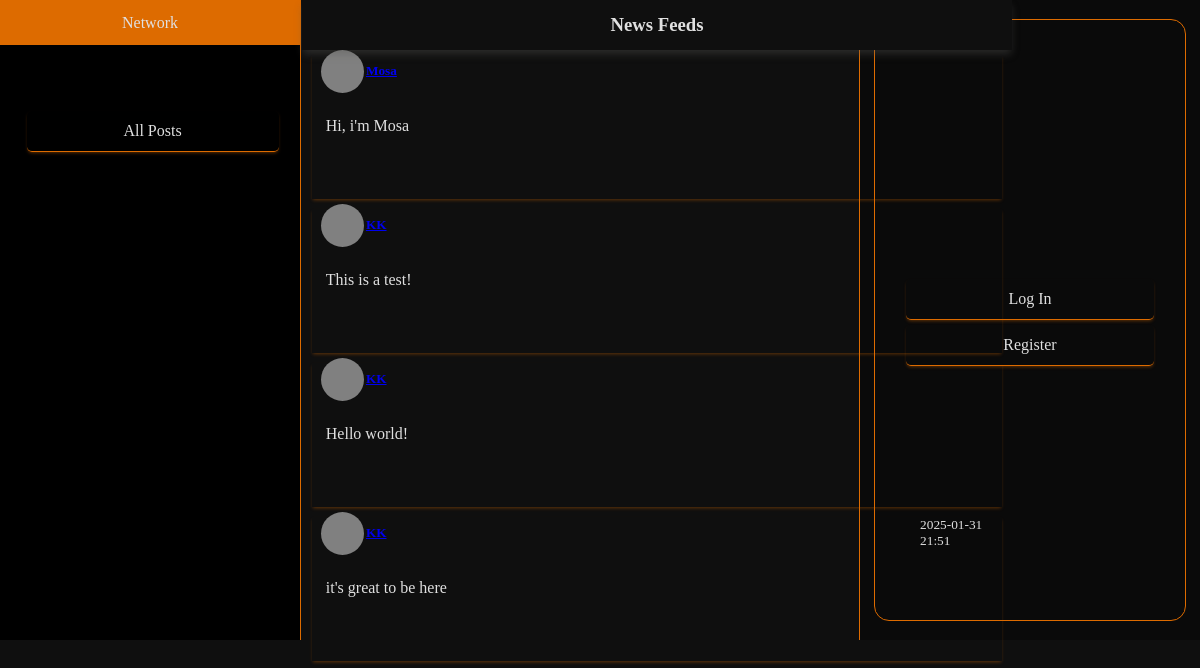
/, run on an earlier commit of the app's database.
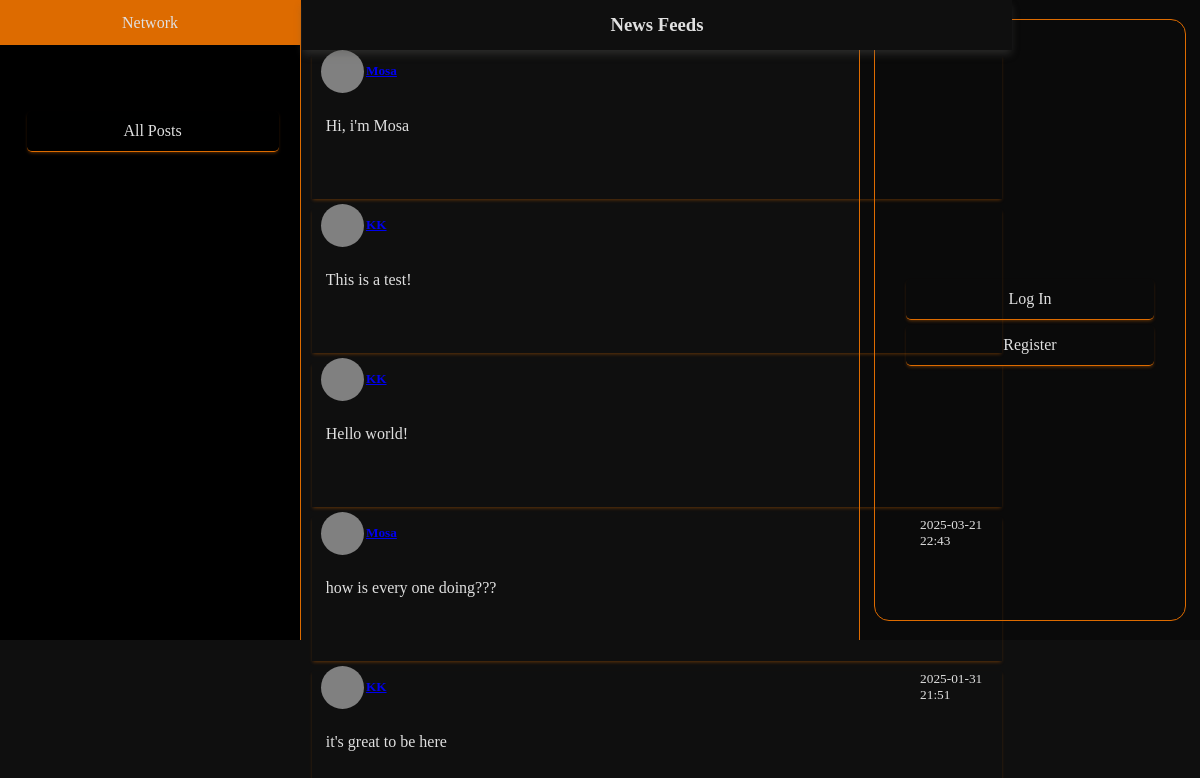
And on a later commit of the database.
### network/models.py (models this page shows, shortened)
class Post(models.Model):
    poster = models.ForeignKey(User, on_delete=models.CASCADE, related_name="user")
    content = models.CharField(max_length=800)
    timestamp = models.DateTimeField(auto_now_add=False)

### network/views.py (the view)
# urls.py: path("", views.index, name="index"),
def index(request):
    allPosts = Post.objects.all()
    sortedPosts = allPosts.order_by('-timestamp')
    return render(request, "network/index.html",{"allPosts":sortedPosts})

### network/templates/network/index.html (shortened to what this page needs)
{% extends "network/layout.html" %}
{% block body %}
<div class="feed-container">
    <div class="feeds-heading">
        <h3 class="feeds-title">News Feeds</h3>
    </div>
    {% for post in allPosts %}
        <div class="post-container">
            <div class="post-header">
                <a href="{% url 'profile' poster=post.poster.id %}" class="poster-container">
                    <div class="poster-img"></div>
                    <div class="poster-name"><h5>{{post.poster}}</h5></div>
                </a>
                <div class="post-time"><small id="timestamp-{{post.id}}">{{post.timestamp|date:"Y-m-d H:i"}}</small></div>
            </div>
            <div class="post-body">
                <p class="post-content" id="content-{{post.id}}">{{post.content}}</p>
            </div>
        </div>
    {% endfor %}
</div>
{% endblock %}

What changed in the data, as far as the page shows it:
added Post: timestamp "2025-03-21 22:43", content "how is every one doing???"
